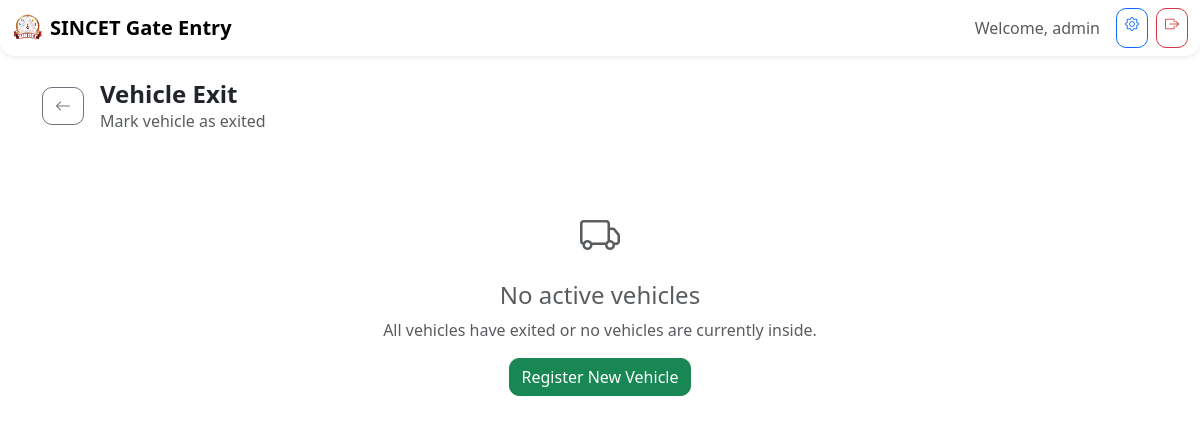
/vehicle/exit (signed in), run on an earlier commit of the app's database.
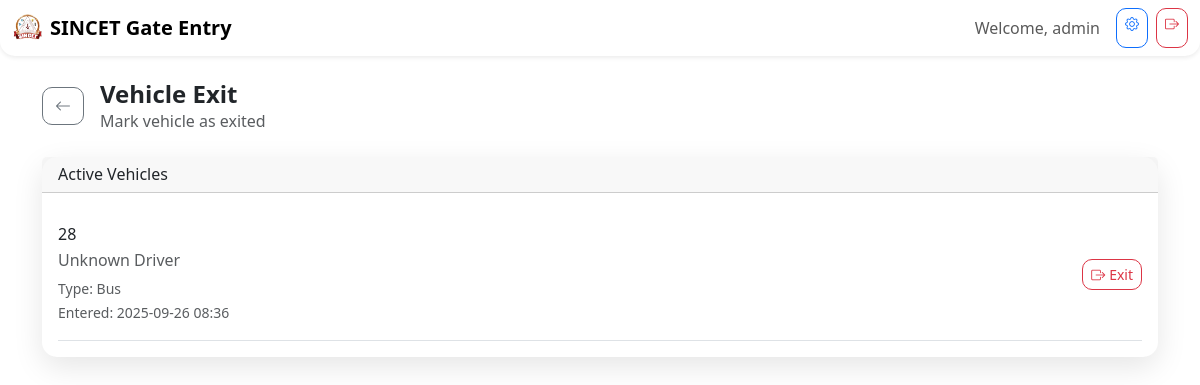
And on a later commit of the database.
### models.py (models this page shows, shortened)
class BusEntry(db.Model):
    __tablename__ = 'bus_entries'
    id = db.Column(db.String(36), primary_key=True, default=lambda: str(uuid.uuid4()))
    bus_number = db.Column(db.String(50), nullable=False)
    driver_name = db.Column(db.String(100))
    driver_phone = db.Column(db.String(20))
    entry_time = db.Column(db.DateTime, default=datetime.utcnow)
    exit_time = db.Column(db.DateTime)
    route = db.Column(db.String(100))
    passenger_count = db.Column(db.Integer)
    status = db.Column(db.String(20), default='entered')  # entered, exited
    created_by = db.Column(db.String(100))
    notes = db.Column(db.Text)
    vehicle_type = db.Column(db.String(20), default='bus')  # bus, vehicle
    created_at = db.Column(db.DateTime, default=datetime.utcnow)
    updated_at = db.Column(db.DateTime, default=datetime.utcnow, onupdate=datetime.utcnow)

### routes/vehicle.py (the view)
    def decorated_function(*args, **kwargs):
        if 'user_id' not in session:
            return redirect(url_for('auth.login'))
        return f(*args, **kwargs)

### routes/vehicle.py (called while the page is built, shortened)
def login_required(f):
    def decorated_function(*args, **kwargs):
        if 'user_id' not in session:
            return redirect(url_for('auth.login'))
        return f(*args, **kwargs)
    decorated_function.__name__ = f.__name__
    return decorated_function

@vehicle_bp.route('/exit', methods=['GET', 'POST'])
@login_required
def exit():
    active_vehicles = BusEntry.query.filter_by(status='entered').order_by(BusEntry.entry_time.desc()).all()
    return render_template('vehicle/exit.html', vehicles=active_vehicles)

### templates/vehicle/exit.html (shortened to what this page needs)
{% extends "base.html" %}
{% block content %}
<div class="container py-4">
    <div class="d-flex align-items-center mb-4">
        <a href="{{ url_for('index') }}" class="btn btn-outline-secondary me-3">
            <i class="bi bi-arrow-left"></i>
        </a>
        <div>
            <h1 class="h4 fw-bold mb-0">Vehicle Exit</h1>
            <p class="text-muted mb-0">Mark vehicle as exited</p>
        </div>
    </div>
    {% if vehicles %}
    <div class="card">
        <div class="card-header">
            <h6 class="mb-0">Active Vehicles</h6>
        </div>
        <div class="card-body">
            {% for vehicle in vehicles %}
            <div class="d-flex justify-content-between align-items-center border-bottom py-3">
                <div>
                    <h6 class="mb-1">{{ vehicle.bus_number }}</h6>
                    <p class="text-muted mb-1">{{ vehicle.driver_name or 'Unknown Driver' }}</p>
                    <small class="text-muted">Type: {{ vehicle.vehicle_type.title() }}</small>
                    <br>
                    <small class="text-muted">Entered: {{ vehicle.entry_time.strftime('%Y-%m-%d %H:%M') }}</small>
                </div>
                <form method="POST" class="d-inline">
                    <button type="submit" class="btn btn-outline-danger btn-sm">
                        <i class="bi bi-box-arrow-right me-1"></i>Exit
                    </button>
                </form>
            </div>
            {% endfor %}
        </div>
    </div>
    {% else %}
    <div class="text-center py-5">
        <i class="bi bi-truck fs-1 text-muted"></i>
        <h4 class="mt-3 text-muted">No active vehicles</h4>
        <p class="text-muted">All vehicles have exited or no vehicles are currently inside.</p>
        <a href="{{ url_for('vehicle.entry') }}" class="btn btn-success">Register New Vehicle</a>
    </div>
    {% endif %}
</div>
{% endblock %}

What changed in the data, as far as the page shows it:
added BusEntry: bus_number "28", driver_name "Unknown Driver", vehicle_type "Bus", entry_time "2025-09-26 08:36"
Also different on the page:
text no longer shown: "No active vehicles All vehicles have exited or no vehicles are currently inside. Register New Vehicle"
text now shown: "Active Vehicles"
